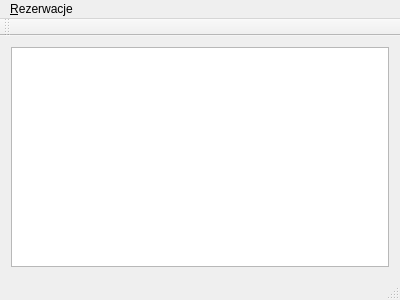
<?xml version="1.0" encoding="UTF-8"?>
<ui version="4.0">
 <class>MainWindow</class>
 <widget class="QMainWindow" name="MainWindow">
  <property name="geometry">
   <rect>
    <x>0</x>
    <y>0</y>
    <width>400</width>
    <height>300</height>
   </rect>
  </property>
  <property name="windowTitle">
   <string>MainWindow</string>
  </property>
  <widget class="QWidget" name="centralWidget">
   <layout class="QGridLayout" name="gridLayout">
    <item row="0" column="0">
     <widget class="QListView" name="listView"/>
    </item>
   </layout>
  </widget>
  <widget class="QMenuBar" name="menuBar">
   <property name="geometry">
    <rect>
     <x>0</x>
     <y>0</y>
     <width>400</width>
     <height>23</height>
    </rect>
   </property>
   <widget class="QMenu" name="menuWszystkie_rezerwacje">
    <property name="title">
     <string>&amp;Rezerwacje</string>
    </property>
    <addaction name="actionPoka_wszystkie"/>
   </widget>
   <addaction name="menuWszystkie_rezerwacje"/>
  </widget>
  <widget class="QToolBar" name="mainToolBar">
   <attribute name="toolBarArea">
    <enum>TopToolBarArea</enum>
   </attribute>
   <attribute name="toolBarBreak">
    <bool>false</bool>
   </attribute>
  </widget>
  <widget class="QStatusBar" name="statusBar"/>
  <action name="actionPoka_wszystkie">
   <property name="text">
    <string>Pokaż wszystkie</string>
   </property>
  </action>
 </widget>
 <layoutdefault spacing="6" margin="11"/>
 <resources/>
 <connections/>
</ui>
